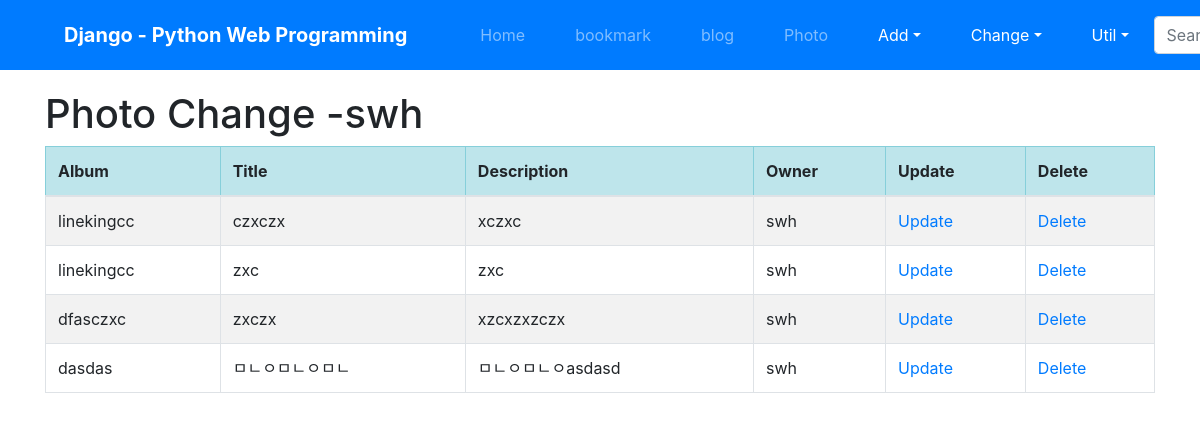
Page /photo/photo/change/ (signed in) on the earlier database version.
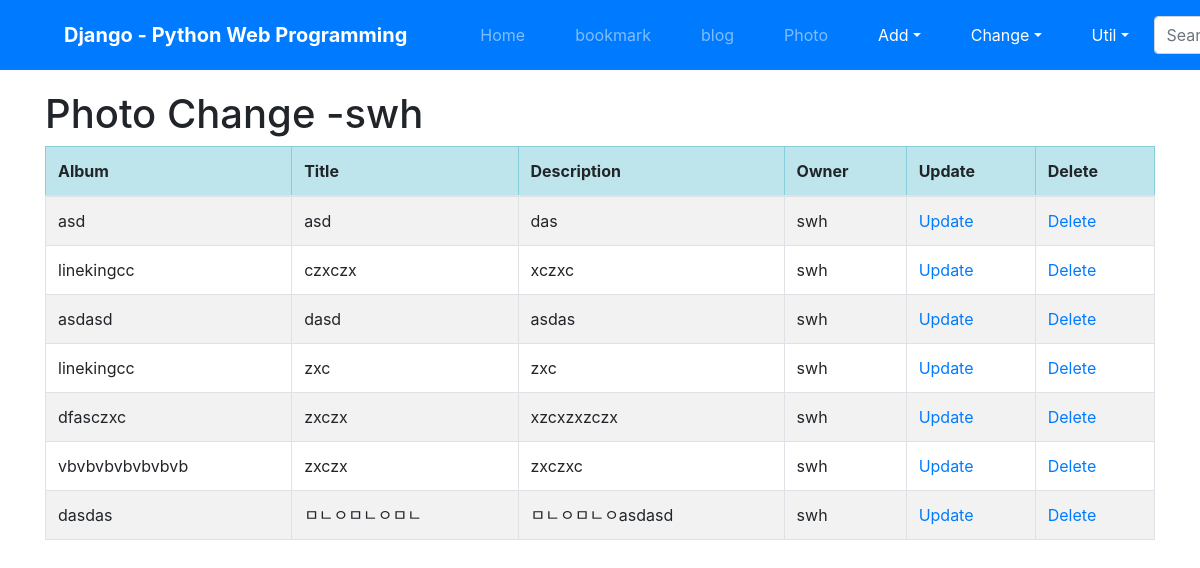
Same page on the later database version.
### photo/models.py (models this page shows, shortened)
class Photo(models.Model):
    album =models.ForeignKey(Album,on_delete=models.CASCADE)
    title =models.CharField('TITLE',max_length=30)
    description =models.TextField('Photo Description',blank=True)
    image =ThumbnailImageField(upload_to='photo/%Y/%m')
    upload_dt = models.DateTimeField('Upload Date',auto_now_add=True)
    owner = models.ForeignKey(User,on_delete=models.CASCADE,blank=True,null=True)
    class Meta:
        ordering= ('title',)

class Album(models.Model):
    name = models.CharField(max_length=30)
    description = models.CharField('One Line Description',max_length=100,blank=True)
    owner = models.ForeignKey(User,on_delete=models.CASCADE,blank=True,null=True)
    class Meta:
        ordering=('name',)
    def __str__(self):
        return self.name

### photo/views.py (the view)
# urls.py: path('photo/change/',views.PhotoChangeView.as_view(),name="photo_change"),
class PhotoChangeView(LoginRequiredMixin,ListView):
    model = Photo
    template_name = 'photo/photo_change_list.html'
    def get_queryset(self):
        return Photo.objects.filter(owner=self.request.user)

### photo/templates/photo/photo_change_list.html (shortened to what this page needs)
{% extends 'base.html' %}
{% block content %}
    <h1>Photo Change -{{user}}</h1>
    <table class="table table-striped  table-bordered table-condensed">
        <thead>
            <tr class="table-info">
                <th>Album</th>
                <th>Title</th>
                <th>Description</th>
                <th>Owner</th>
                <th>Update</th>
                <th>Delete</th>
            </tr>
        </thead>
        <tbody>
            {% for item in object_list %}
            <tr>
                <td>{{ item.album }}</td>
                <td>{{ item.title }}</td>
                <td>{{ item.description }}</td>
                <td>{{ item.owner }}</td>
                <td><a href="{% url 'photo:photo_update' item.id %}">Update</a></td>
                <td><a href="{% url 'photo:photo_delete' item.id %}">Delete</a></td>
            </tr>
            {% endfor %}
        </tbody>
    </table>
{% endblock %}

### templates/base.html (shortened to what this page needs)
<!DOCTYPE html>
<html lang="en">
<head>
    <link rel="stylesheet" href="https://stackpath.bootstrapcdn.com/bootstrap/4.3.1/css/bootstrap.min.css">
</head>
<body style="padding-top:90px">
    <nav class="navbar navbar-expand-lg navbar-dark bg-primary fixed-top">
        <span class="navbar-brand mx-5 mb-0 font-weight-bold font-itallic">Django - Python Web Programming</span>
        <div class="collapse navbar-collapse" id="navbarSupportedContent">
            <ul class="navbar-nav mr-auto">
                <li class="nav-item mx-1 btn btn-primary">
                    <a class="nav-link" href="{% url 'home' %}">Home</a>
                </li>
                <li class="nav-item mx-1 btn btn-primary">
                    <a class="nav-link" href="{% url 'bookmark:index'%}">bookmark</a>
                </li>
                <li class="nav-item mx-1 btn btn-primary">
                    <a class="nav-link" href="{% url 'blog:index'%}">blog</a>
                </li>
                <li class="nav-item mx-1 btn btn-primary">
                    <a class="nav-link" href="{% url 'photo:index'%}">Photo</a>
                </li>
                <li class="nav-item dropdown mx-1 btn btn-primary">
                    <a class="nav-link dropdown-toggle text-white" href='#' data-toggle="dropdown">Add</a>
                </li>
                <li class="nav-item dropdown mx-1 btn btn-primary">
                    <a class="nav-link dropdown-toggle text-white" href="#" data-toggle="dropdown">Change</a>
                </li>
                <li class="nav-item dropdown mx-1 btn btn-primary">
                    <a class="nav-link dropdown-toggle text-white" href="#" id="navbarDropdown" role="button" data-toggle="dropdown">Util</a>
                </li>
            </ul>
            <form class="form-inline my-2 my-lg-0">
                <input class="form-control mr-sm-2" type="search" placeholder='Search_word' name ='Search_word'>
            </form>
        </div>
    </nav>
    <div class="container">
        {% block content %}{% endblock %}
    </div>
</body>
</html>

Differences in the rows shown:
added Photo: album "asd", title "asd", description "das", owner "swh"
added Photo: album "asdasd", title "dasd", description "asdas", owner "swh"
added Photo: album "vbvbvbvbvbvbvb", title "zxczx", description "zxczxc", owner "swh"
